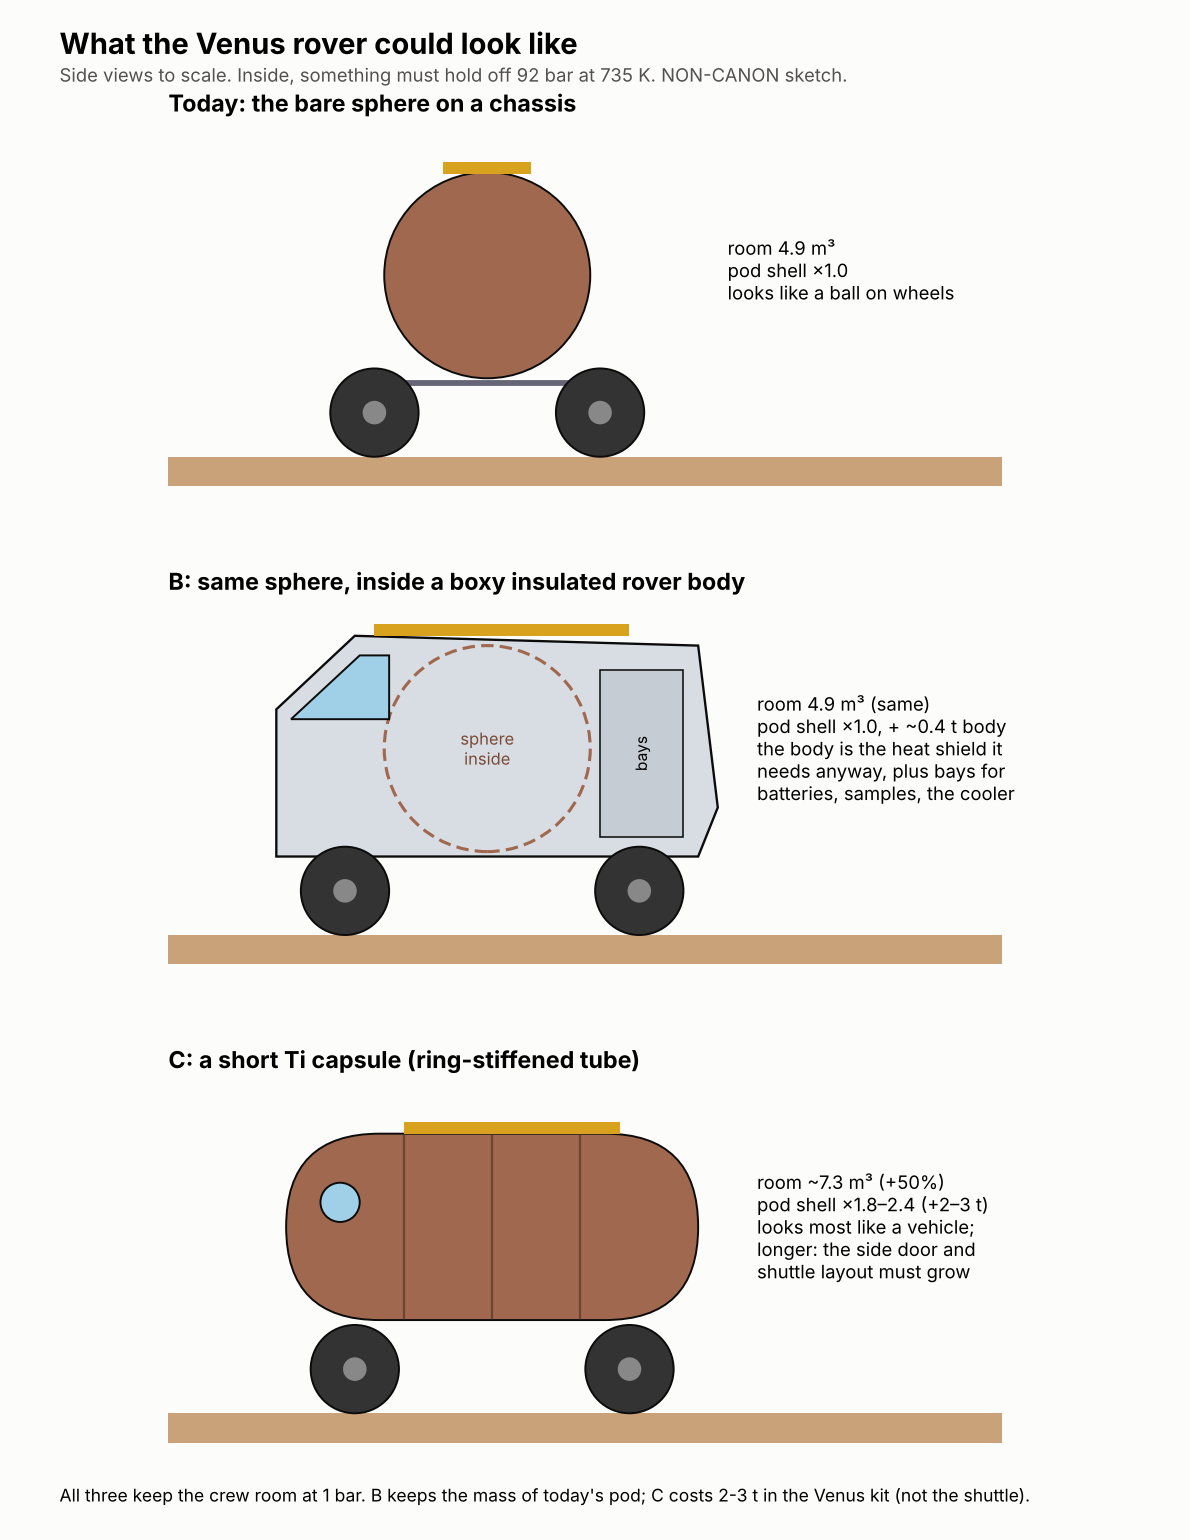

Recreate this plot in Python.
"""Venus rover shape options for B4-S (kT: 'I didn't think the rover was a sphere anymore'). Side views, to scale.
NON-CANON sketch. ALL bodies. ALL sponsors. 2026-2226. Shell mass ratios are thin-shell ROM ASSUMPTIONS vs the 2.1 m sphere."""
import os, numpy as np
import matplotlib; matplotlib.use('Agg'); import matplotlib.pyplot as plt
from matplotlib.patches import Circle, FancyBboxPatch, Rectangle, Polygon
HERE = os.path.dirname(os.path.abspath(__file__))
INK, MUTE, BG, TI, SH, GND, GOLD = '#0b0b0b', '#52514e', '#fcfcfb', '#a0694f', '#d8dde3', '#c9a27a', '#d9a21e'
fig, axs = plt.subplots(3, 1, figsize=(8.5, 11), dpi=140); fig.patch.set_facecolor(BG)
fig.text(.05, .965, 'What the Venus rover could look like', fontsize=15, weight='bold')
fig.text(.05, .947, 'Side views to scale. Inside, something must hold off 92 bar at 735 K. NON-CANON sketch.', fontsize=9.5, color=MUTE)
def wheels(ax, xs, r=.45):
    for x in xs: ax.add_patch(Circle((x, r), r, fc='#333', ec=INK, zorder=3)); ax.add_patch(Circle((x, r), .12, fc='#888', zorder=4))
def ground(ax): ax.add_patch(Rectangle((-1, -.3), 9, .3, fc=GND, ec='none'))
# 1 today: bare sphere
ax = axs[0]; ground(ax); wheels(ax, [1.6, 3.9]); ax.plot([1.6, 3.9], [.75, .75], color='#667', lw=3)
ax.add_patch(Circle((2.75, 1.85), 1.05, fc=TI, ec=INK, zorder=2)); ax.add_patch(Rectangle((2.3, 2.88), .9, .12, fc=GOLD, zorder=3))
ax.set_title('Today: the bare sphere on a chassis', loc='left', fontsize=12, weight='bold')
ax.text(5.2, 1.9, 'room 4.9 m³\npod shell ×1.0\nlooks like a ball on wheels', fontsize=9.5, va='center')
# 2 sphere inside a rover body
ax = axs[1]; ground(ax)
body = [(.6, .8), (4.9, .8), (5.1, 1.3), (4.9, 2.95), (1.4, 3.05), (.6, 2.3)]
ax.add_patch(Polygon(body, fc=SH, ec=INK, lw=1.2, zorder=2))
ax.add_patch(Circle((2.75, 1.9), 1.05, fc='none', ec=TI, lw=1.6, ls=(0, (4, 2)), zorder=3)); ax.text(2.75, 1.9, 'sphere\ninside', ha='center', va='center', fontsize=8.5, color='#7a4a35', zorder=4)
ax.add_patch(Polygon([(.75, 2.2), (1.45, 2.85), (1.75, 2.85), (1.75, 2.2)], fc='#9fd0e8', ec=INK, zorder=4))
ax.add_patch(Rectangle((3.9, 1.0), .85, 1.7, fc='#c5ccd4', ec=INK, lw=.8, zorder=3)); ax.text(4.32, 1.85, 'bays', rotation=90, ha='center', va='center', fontsize=8, zorder=4)
ax.add_patch(Rectangle((1.6, 3.05), 2.6, .12, fc=GOLD, zorder=3)); wheels(ax, [1.3, 4.3])
ax.set_title('B: same sphere, inside a boxy insulated rover body', loc='left', fontsize=12, weight='bold')
ax.text(5.5, 1.9, 'room 4.9 m³ (same)\npod shell ×1.0, + ~0.4 t body\nthe body is the heat shield it\nneeds anyway, plus bays for\nbatteries, samples, the cooler', fontsize=9.5, va='center')
# 3 short capsule
ax = axs[2]; ground(ax)
ax.add_patch(FancyBboxPatch((.7, .95), 4.2, 1.9, boxstyle='round,pad=0,rounding_size=.95', fc=TI, ec=INK, zorder=2))
for x in (1.9, 2.8, 3.7): ax.plot([x, x], [.97, 2.83], color='#6d4533', lw=1.2, zorder=3)
ax.add_patch(Circle((1.25, 2.15), .2, fc='#9fd0e8', ec=INK, zorder=4)); ax.add_patch(Rectangle((1.9, 2.85), 2.2, .12, fc=GOLD, zorder=3)); wheels(ax, [1.4, 4.2])
ax.set_title('C: a short Ti capsule (ring-stiffened tube)', loc='left', fontsize=12, weight='bold')
ax.text(5.5, 1.9, 'room ~7.3 m³ (+50%)\npod shell ×1.8–2.4 (+2–3 t)\nlooks most like a vehicle;\nlonger: the side door and\nshuttle layout must grow', fontsize=9.5, va='center')
for ax in axs: ax.set_xlim(-.5, 8.5); ax.set_ylim(-.35, 3.4); ax.set_aspect('equal'); ax.axis('off')
fig.text(.05, .025, 'All three keep the crew room at 1 bar. B keeps the mass of today\'s pod; C costs 2-3 t in the Venus kit (not the shuttle).', fontsize=9)
plt.subplots_adjust(top=.92, bottom=.06, hspace=.3)
fig.savefig(os.path.join(HERE, 'b4s_rover_options.png'), facecolor=BG)
